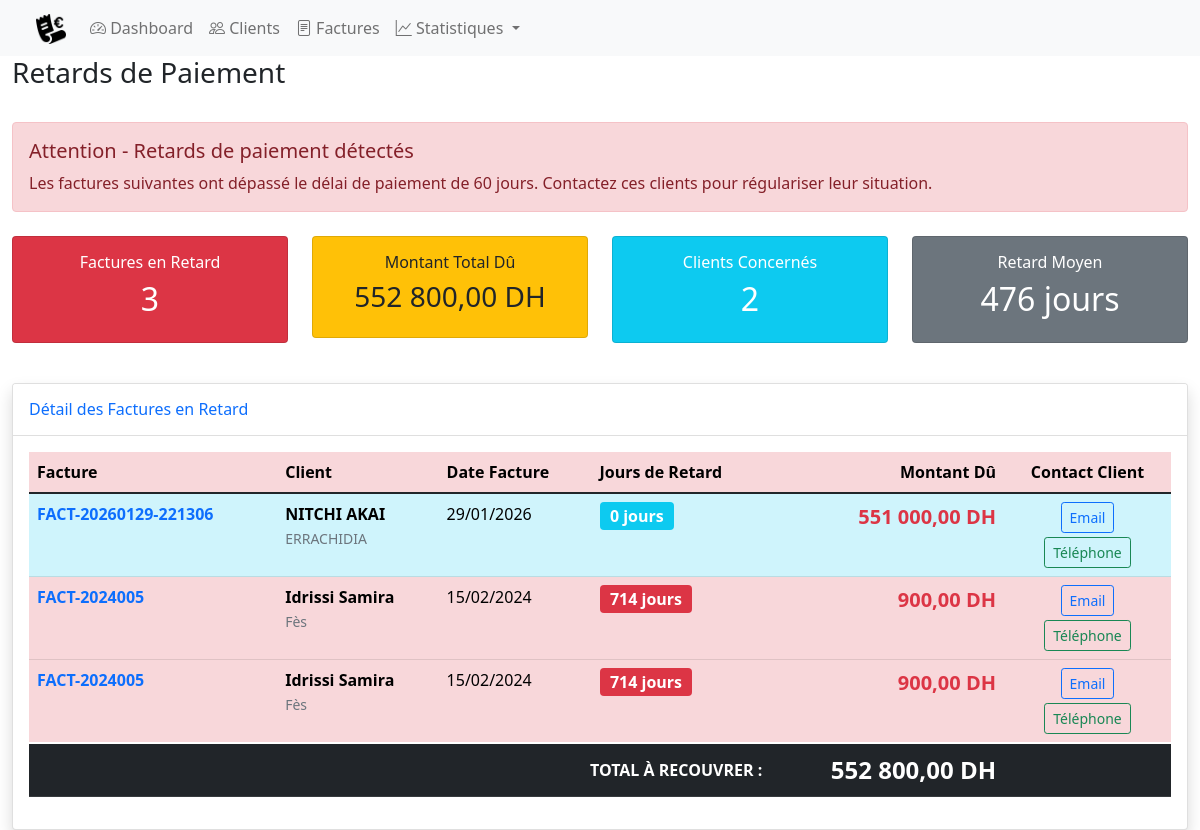
The page /index.php?action=retards_paiement on the database its author committed.
### tables this page shows
CREATE TABLE IF NOT EXISTS `factures` (
  `idFacture` int NOT NULL AUTO_INCREMENT,
  `numero` varchar(50) NOT NULL,
  `date_facture` date NOT NULL,
  `idClient` int NOT NULL,
  `montant_total` decimal(10,2) NOT NULL DEFAULT '0.00',
  `statut` enum('réglée','non réglée') DEFAULT 'non réglée',
  `created_at` timestamp NULL DEFAULT CURRENT_TIMESTAMP,
  PRIMARY KEY (`idFacture`),
  UNIQUE KEY `numero` (`numero`),
  KEY `idClient` (`idClient`)
);

CREATE TABLE IF NOT EXISTS `clients` (
  `idClient` int NOT NULL AUTO_INCREMENT,
  `nom` varchar(100) NOT NULL,
  `prenom` varchar(100) NOT NULL,
  `email` varchar(100) DEFAULT NULL,
  `telephone` varchar(20) DEFAULT NULL,
  `ville` varchar(50) DEFAULT NULL,
  `created_at` timestamp NULL DEFAULT CURRENT_TIMESTAMP,
  PRIMARY KEY (`idClient`)
);

### App/Controllers/DashboardController.php (called while the page is built, shortened)
<?php
class DashboardController {
    private $facture;
    public function __construct() {
        $this->facture = new GestionFacture();
    }
    public function retardsPaiement() {
        $factures = $this->facture->getAll();
        $factures = is_array($factures) ? $factures : [];
        $retards = array_filter($factures, function($facture) {
            return isset($facture['statut']) && $facture['statut'] === 'non réglée';
        });
        $retards = $retards;
        require __DIR__ . '/../Views/dashboard/retards_paiement.php';
    }
}

### App/config/dataBase.php (called while the page is built, shortened)
<?php
class Database {
    private static $instance = null;
    private function __construct() {
        try {
            $this->con = new PDO(
                "mysql:host=localhost;dbname=market_db;charset=utf8mb4",
                "root",
                ""
            );
        } catch(PDOException $e) {
            die("ERROR : " . $e->getMessage());
        }
    }
    public static function getInstance() {
        if (self::$instance === null) {
            self::$instance = new Database();
        }
        return self::$instance;
    }
    public static function getConnection() {
        return self::getInstance()->con;
    }
}

### App/Models/GestionFacture.php (called while the page is built, shortened)
<?php
class GestionFacture {
    private $con;
    public function __construct() {
        $this->con = Database::getConnection();
    }
    public function getAll() {
        try {
            $stmt = $this->con->query("
                SELECT f.idFacture, f.numero, f.date_facture, f.montant_total,
                       f.statut, c.idClient, c.nom, c.prenom, c.email, c.telephone, c.ville
                FROM factures f
                JOIN clients c ON f.idClient = c.idClient
                ORDER BY f.date_facture DESC
            ");
            return $stmt->fetchAll(PDO::FETCH_ASSOC);
        } catch(PDOException $e) {
            error_log("ERROR getAll: " . $e->getMessage());
            return [];
        }
    }
}

### App/Views/Dashboard/retards_paiement.php (the view, shortened to what this page needs)
<?php
require __DIR__ . '/../layout/header.php';
$retards = $retards ?? [];
$totalDu = 0;
foreach ($retards as $facture) {
    $totalDu += $facture['montant_total'] ?? 0;
}
?>
<?php include '../app/Views/layout/header.php'; ?>
<?php include '../app/Views/layout/menu.php'; ?>
<div class="container-fluid">
    <div class="d-flex justify-content-between align-items-center mb-4">
        <h1 class="h3 text-dark">Retards de Paiement</h1>
    </div>
    <div class="alert alert-danger mb-4">
        <h5><i class="fas fa-exclamation-triangle"></i> Attention - Retards de paiement détectés</h5>
        <p class="mb-0">
            Les factures suivantes ont dépassé le délai de paiement de 60 jours.
            Contactez ces clients pour régulariser leur situation.
        </p>
    </div>
    <div class="row mb-4">
        <div class="col-md-3 mb-3">
            <div class="card bg-danger text-white">
                <div class="card-body text-center">
                    <h6>Factures en Retard</h6>
                    <h2><?php echo count($retards); ?></h2>
                </div>
            </div>
        </div>
        <div class="col-md-3 mb-3">
            <div class="card bg-warning text-dark">
                <div class="card-body text-center">
                    <h6>Montant Total Dû</h6>
                    <h3><?php echo number_format($totalDu, 2, ',', ' '); ?> DH</h3>
                </div>
            </div>
        </div>
        <div class="col-md-3 mb-3">
            <div class="card bg-info text-white">
                <div class="card-body text-center">
                    <h6>Clients Concernés</h6>
                    <h2>
                        <?php
                        $clientsUniques = array_unique(array_column($retards, 'idClient'));
                        echo count($clientsUniques);
                        ?>
                    </h2>
                </div>
            </div>
        </div>
        <div class="col-md-3 mb-3">
            <div class="card bg-secondary text-white">
                <div class="card-body text-center">
                    <h6>Retard Moyen</h6>
                    <h2>
                        <?php
                        $moyenne = count($retards) > 0
                            ? array_sum(array_column($retards, 'jours_retard')) / count($retards)
                            : 0;
                        echo round($moyenne);
                        ?> jours
                    </h2>
                </div>
            </div>
        </div>
    </div>
    <div class="card shadow">
        <div class="card-header bg-white py-3">
            <div class="d-flex justify-content-between align-items-center">
                <h6 class="m-0 font-weight-bold text-primary">Détail des Factures en Retard</h6>
            </div>
        </div>
        <div class="card-body">
            <?php if (empty($retards)): ?>
                <div class="alert alert-success text-center py-5">
                    <i class="fas fa-check-circle fa-3x mb-3 text-success"></i>
                    <h4>Aucun retard de paiement !</h4>
                    <p class="mb-0">
                        Toutes les factures sont à jour. Excellent travail !
                    </p>
                </div>
            <?php else: ?>
                <div class="table-responsive">
                    <table class="table table-hover">
                        <thead class="table-danger">
                            <tr>
                                <th>Facture</th>
                                <th>Client</th>
                                <th>Date Facture</th>
                                <th>Jours de Retard</th>
                                <th class="text-end">Montant Dû</th>
                                <th class="text-center">Contact Client</th>
                            </tr>
                        </thead>
                        <tbody>
                            <?php foreach ($retards as $facture):
                                $joursRetard = $facture['jours_retard'] ?? 0;
                                $niveauRetard = '';
                                if ($joursRetard > 90) $niveauRetard = 'danger';
                                elseif ($joursRetard > 66) $niveauRetard = 'warning';
                                else $niveauRetard = 'info';
                            ?>
                            <tr class="table-<?php echo $niveauRetard; ?>">
                                <td>
                                    <strong>
                                        <a href="index.php?action=detail_facture&id=<?php echo $facture['idFacture']; ?>"
                                           class="text-decoration-none">
                                            <?php echo htmlspecialchars($facture['numero']); ?>
                                        </a>
                                    </strong>
                                </td>
                                <td>
                                    <strong><?php echo htmlspecialchars($facture['nom'] . ' ' . $facture['prenom']); ?></strong><br>
                                    <small class="text-muted"><?php echo htmlspecialchars($facture['ville'] ?? ''); ?></small>
                                </td>
                                <td>
                                    <?php echo date('d/m/Y', strtotime($facture['date_facture'])); ?>
                                </td>
                                <td>
                                    <span class="badge bg-<?php echo $niveauRetard; ?> fs-6">
                                        <?php echo $joursRetard; ?> jours
                                    </span>
                                </td>
                                <td class="text-end">
                                    <strong class="text-danger fs-5">
                                        <?php echo number_format($facture['montant_total'], 2, ',', ' '); ?> DH
                                    </strong>
                                </td>
                                <td class="text-center">
                                    <?php if (!empty($facture['email'])): ?>
                                        <a href="mailto:<?php echo htmlspecialchars($facture['email']); ?>?subject=Rappel%20Facture%20<?php echo urlencode($facture['numero']); ?>"
                                           class="btn btn-sm btn-outline-primary mb-1" title="Envoyer email">
                                            <i class="fas fa-envelope"></i> Email
                                        </a><br>
                                    <?php endif; ?>
                                    <?php if (!empty($facture['telephone'])): ?>
                                        <a href="tel:<?php echo htmlspecialchars($facture['telephone']); ?>"
                                           class="btn btn-sm btn-outline-success" title="Appeler">
                                            <i class="fas fa-phone"></i> Téléphone
                                        </a>
                                    <?php endif; ?>
                                </td>
                            </tr>
                            <?php endforeach; ?>
                        </tbody>
                        <tfoot class="table-dark">
                            <tr>
                                <td colspan="4" class="text-end fw-bold">TOTAL À RECOUVRER :</td>
                                <td class="text-end fw-bold">
                                    <span class="fs-4 text-white">
                                        <?php echo number_format($totalDu, 2, ',', ' '); ?> DH
                                    </span>
                                </td>
                                <td colspan="2"></td>
                            </tr>
                        </tfoot>
                    </table>
                </div>
            <?php endif; ?>
        </div>
    </div>
</div>
<?php
require __DIR__ . '/../layout/footer.php';
?>

### rows shown on the page
factures: numero "FACT-20260129-221306", idClient.prenom "NITCHI AKAI", idClient.ville "ERRACHIDIA", date_facture "29/01/2026", joursRetard "0", montant_total "551 000,00"
factures: numero "FACT-2024005", idClient.prenom "Idrissi Samira", idClient.ville "Fès", date_facture "15/02/2024", joursRetard "714", montant_total "900,00"

### other values the page prints
count($retards) "3"
$totalDu "552 800,00"
count($clientsUniques) "2"
$moyenne "476"
